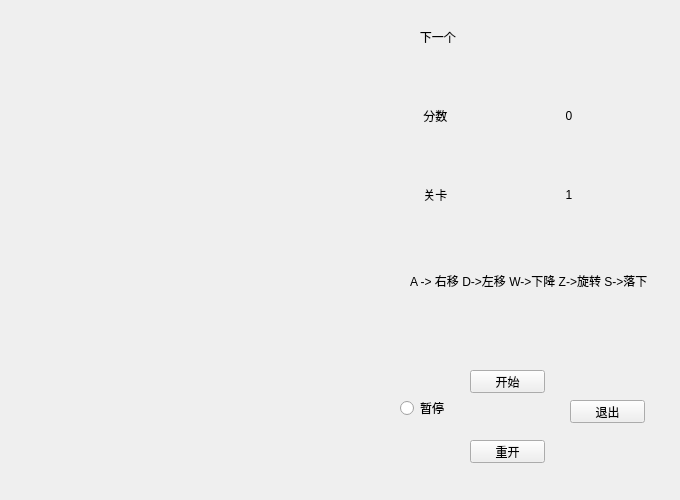
<?xml version="1.0" encoding="UTF-8"?>
<ui version="4.0">
 <class>Playtotal</class>
 <widget class="QMainWindow" name="Playtotal">
  <property name="geometry">
   <rect>
    <x>0</x>
    <y>0</y>
    <width>680</width>
    <height>500</height>
   </rect>
  </property>
  <property name="windowTitle">
   <string>MainWindow</string>
  </property>
  <widget class="QWidget" name="centralwidget">
   <widget class="QPushButton" name="pushButton">
    <property name="geometry">
     <rect>
      <x>470</x>
      <y>440</y>
      <width>75</width>
      <height>23</height>
     </rect>
    </property>
    <property name="text">
     <string>重开</string>
    </property>
   </widget>
   <widget class="GamePlay" name="widget" native="true">
    <property name="geometry">
     <rect>
      <x>10</x>
      <y>10</y>
      <width>381</width>
      <height>451</height>
     </rect>
    </property>
   </widget>
   <widget class="QLabel" name="label_6">
    <property name="geometry">
     <rect>
      <x>410</x>
      <y>240</y>
      <width>251</width>
      <height>81</height>
     </rect>
    </property>
    <property name="text">
     <string>A -&gt; 右移 D-&gt;左移 W-&gt;下降 Z-&gt;旋转 S-&gt;落下</string>
    </property>
   </widget>
   <widget class="QPushButton" name="pushButton_3">
    <property name="geometry">
     <rect>
      <x>570</x>
      <y>400</y>
      <width>75</width>
      <height>23</height>
     </rect>
    </property>
    <property name="text">
     <string>退出</string>
    </property>
   </widget>
   <widget class="QWidget" name="layoutWidget">
    <property name="geometry">
     <rect>
      <x>400</x>
      <y>0</y>
      <width>271</width>
      <height>231</height>
     </rect>
    </property>
    <layout class="QGridLayout" name="gridLayout">
     <item row="0" column="0">
      <widget class="QLabel" name="label">
       <property name="text">
        <string>      下一个</string>
       </property>
      </widget>
     </item>
     <item row="0" column="1">
      <widget class="NextArea" name="widget_2" native="true"/>
     </item>
     <item row="1" column="0">
      <widget class="QLabel" name="label_2">
       <property name="text">
        <string>       分数</string>
       </property>
      </widget>
     </item>
     <item row="1" column="1">
      <widget class="QLabel" name="label_score">
       <property name="text">
        <string>        0</string>
       </property>
      </widget>
     </item>
     <item row="2" column="0">
      <widget class="QLabel" name="label_level">
       <property name="text">
        <string>       关卡</string>
       </property>
      </widget>
     </item>
     <item row="2" column="1">
      <widget class="QLabel" name="label_5">
       <property name="text">
        <string>        1</string>
       </property>
      </widget>
     </item>
    </layout>
   </widget>
   <widget class="QRadioButton" name="radioButton">
    <property name="geometry">
     <rect>
      <x>400</x>
      <y>400</y>
      <width>89</width>
      <height>16</height>
     </rect>
    </property>
    <property name="text">
     <string>暂停</string>
    </property>
   </widget>
   <widget class="QPushButton" name="pushButton_2">
    <property name="geometry">
     <rect>
      <x>470</x>
      <y>370</y>
      <width>75</width>
      <height>23</height>
     </rect>
    </property>
    <property name="text">
     <string>开始</string>
    </property>
   </widget>
  </widget>
  <widget class="QMenuBar" name="menubar">
   <property name="geometry">
    <rect>
     <x>0</x>
     <y>0</y>
     <width>680</width>
     <height>23</height>
    </rect>
   </property>
  </widget>
 </widget>
 <customwidgets>
  <customwidget>
   <class>GamePlay</class>
   <extends>QWidget</extends>
   <header>gameplay.h</header>
   <container>1</container>
  </customwidget>
  <customwidget>
   <class>NextArea</class>
   <extends>QWidget</extends>
   <header location="global">nextarea.h</header>
   <container>1</container>
  </customwidget>
 </customwidgets>
 <resources/>
 <connections/>
</ui>
